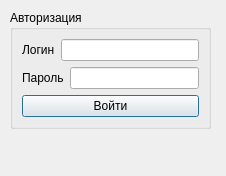
<?xml version="1.0" encoding="UTF-8"?>
<ui version="4.0">
 <class>Dialog</class>
 <widget class="QDialog" name="Dialog">
  <property name="geometry">
   <rect>
    <x>0</x>
    <y>0</y>
    <width>226</width>
    <height>176</height>
   </rect>
  </property>
  <property name="windowTitle">
   <string>Dialog</string>
  </property>
  <widget class="QWidget" name="layoutWidget">
   <property name="geometry">
    <rect>
     <x>10</x>
     <y>10</y>
     <width>201</width>
     <height>151</height>
    </rect>
   </property>
   <layout class="QVBoxLayout" name="verticalLayout_2">
    <item>
     <widget class="QGroupBox" name="groupBox">
      <property name="title">
       <string>Авторизация</string>
      </property>
      <layout class="QVBoxLayout" name="verticalLayout">
       <item>
        <layout class="QHBoxLayout" name="horizontalLayout">
         <item>
          <widget class="QLabel" name="label">
           <property name="text">
            <string>Логин</string>
           </property>
          </widget>
         </item>
         <item>
          <widget class="QLineEdit" name="lohin"/>
         </item>
        </layout>
       </item>
       <item>
        <layout class="QHBoxLayout" name="horizontalLayout_2">
         <item>
          <widget class="QLabel" name="label_2">
           <property name="text">
            <string>Пароль</string>
           </property>
          </widget>
         </item>
         <item>
          <widget class="QLineEdit" name="password"/>
         </item>
        </layout>
       </item>
       <item>
        <widget class="QPushButton" name="pushButton">
         <property name="text">
          <string>Войти</string>
         </property>
        </widget>
       </item>
      </layout>
     </widget>
    </item>
    <item>
     <widget class="QLabel" name="label_3">
      <property name="sizePolicy">
       <sizepolicy hsizetype="Expanding" vsizetype="Preferred">
        <horstretch>0</horstretch>
        <verstretch>0</verstretch>
       </sizepolicy>
      </property>
      <property name="text">
       <string/>
      </property>
      <property name="alignment">
       <set>Qt::AlignCenter</set>
      </property>
     </widget>
    </item>
   </layout>
  </widget>
 </widget>
 <resources/>
 <connections/>
</ui>
